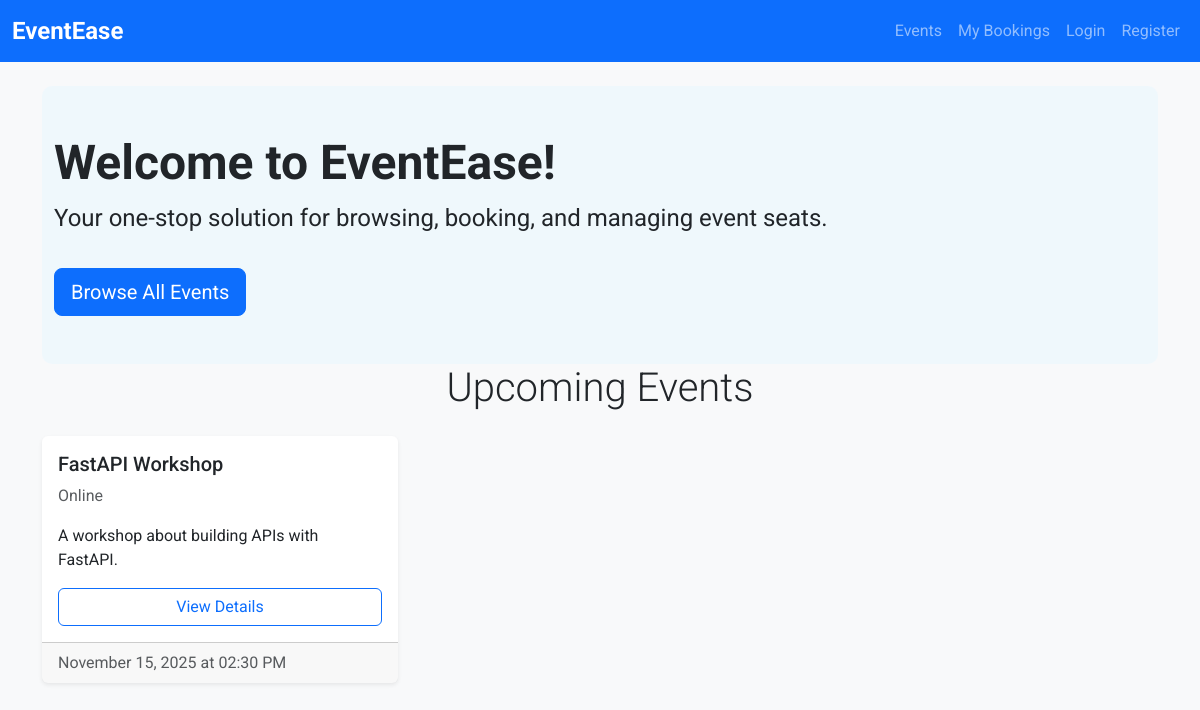
The page / on the database its author committed.
### models.py (models this page shows)
class Event(Base):
    __tablename__ = "events"
    id = Column(Integer, primary_key=True, index=True)
    title = Column(String, index=True, nullable=False)
    description = Column(String)
    location = Column(String, nullable=False)
    date_time = Column(DateTime, nullable=False)
    total_seats = Column(Integer, nullable=False)
    available_seats = Column(Integer, nullable=False)
    creator_id = Column(Integer, ForeignKey("users.id"))
    creator = relationship("User", back_populates="events")
    bookings = relationship("Booking", back_populates="event")

### app.py (the view)
@app.get("/", include_in_schema=False)
def read_home(request: Request, db: Session = Depends(get_db)):
    events = event_crud.get_events(db, skip=0, limit=6)
    return templates.TemplateResponse(
        "home.html",
        {"request": request, "events": events} # Add events to context
    )

### templates/home.html (shortened to what this page needs)
{% extends "base.html" %}
{% block content %}
    <div class.="shadow-sm rounded-3 p-5 mb-4 text-center text-white"
         >
        <div class="container-fluid py-5" style="background-color: rgba(232, 247, 255, 0.5); border-radius: 10px;">
            <h1 class="display-5 fw-bold">Welcome to EventEase!</h1>
            <p class="fs-4">Your one-stop solution for browsing, booking, and managing event seats.</p>
            <a href="/events" class="btn btn-primary btn-lg mt-3">Browse All Events</a>
        </div>
    </div>
    <h2 class="display-6 text-center mb-4">Upcoming Events</h2>
    <div class="row">
        {% for event in events %}
        <div class="col-md-4 mb-4">
            <div class="card h-100 shadow-sm event-card">
                <div class="card-body d-flex flex-column">
                    <h5 class="card-title">{{ event.title }}</h5>
                    <p class="card-text text-muted">{{ event.location }}</p>
                    <p class="card-text">{{ event.description | truncate(100) }}</p>
                    <a href="/events/{{ event.id }}" class="btn btn-outline-primary mt-auto">View Details</a>
                </div>
                <div class="card-footer text-muted">
                    {{ event.date_time.strftime('%B %d, %Y at %I:%M %p') }}
                </div>
            </div>
        </div>
        {% else %}
        </div>
        <div class="col">
            <p class="text-center">No upcoming events. Please check back soon!</p>
        </div>
        {% endfor %}
    </div>
{% endblock %}

### static/css/style.css (style rules this page uses)
body { font-family: 'Roboto', sans-serif; background-color: #f8f9fa; }
.event-card { border: none; transition: all 0.3s ease; height: 100%; }

### rows shown on the page
Event: title "FastAPI Workshop", location "Online", description "A workshop about building APIs with FastAPI.", date_time "November 15, 2025 at 02:30 PM"
